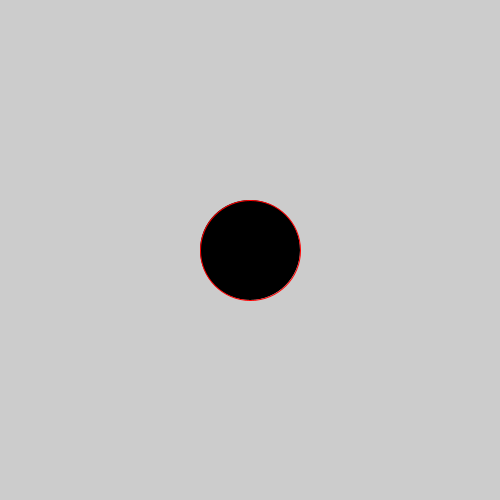
Frame 1 (no input)
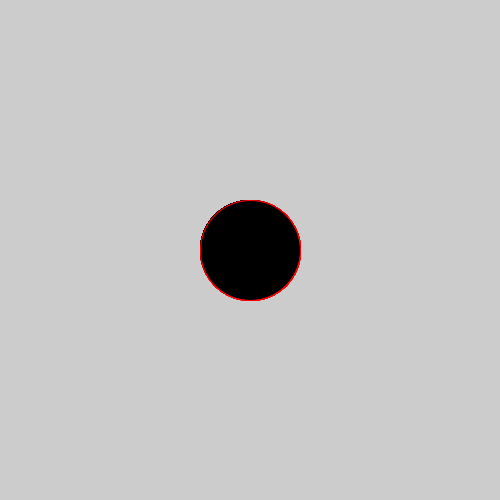
Frame 60 (the mouse pressed at the canvas centre just before this capture)
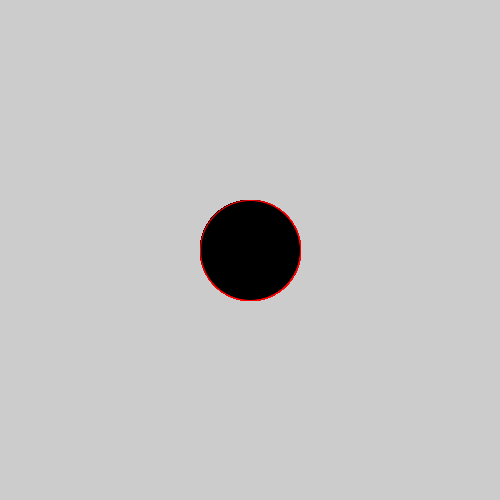
Frame 120 (the mouse held since frame 60 and released just before this capture)

The Processing sketch that drew these frames (run headless with seeded random() and noise(); from frame 60 on, the mouse is pressed at the canvas centre):

// Processing sketch: processing_62771
// ── processing_62771.pde

int rad = 0;
void setup()
{
  size(500,500);
  color(255,255,255);
}

void draw()
{
  fill(0,0,0);
  stroke(255,0,0);
  ellipse(250,250,100,100);
  fill(0,0,0);
}

void mousePressed()
{
  changeBackground(int(random(0,10)));
}

void changeBackground(int i)
{
  if (i == 0)
  {
   
    background(255,255,255);
    ellipse(290,250,100,100);
  }
  
  if (i == 1)
  {
    background(255,255,255);
      ellipse(210,250,100,100);
      ellipse(290,250,100,100);
  }
  
  if (i == 2)
  {
    background(255,255,255);
      ellipse(210,250,100,100);
      ellipse(290,250,100,100);
  }
  
  if (i == 3)
  {
    background(255,255,255);
     ellipse(210,250,100,100);
      ellipse(290,250,100,100);
      ellipse(170,250,100,100);
  }
  
  if (i == 4)
  {
    background(255,255,255);
     ellipse(210,250,100,100);
      ellipse(290,250,100,100);
      ellipse(170,250,100,100);
      ellipse(330,250,100,100);  }

 if (i == 5)
  {
    background(255,255,255);
     ellipse(210,250,100,100);
      ellipse(290,250,100,100);
      ellipse(170,250,100,100);
      ellipse(330,250,100,100);
  ellipse(130,250,100,100);
  }

if (i == 6)
  {
    background(255,255,255);
     ellipse(210,250,100,100);
      ellipse(290,250,100,100);
      ellipse(170,250,100,100);
      ellipse(330,250,100,100);
  ellipse(130,250,100,100);  
  ellipse(370,250,100,100);
}
 if (i == 7)
  {
    background(255,255,255);
     ellipse(210,250,100,100);
      ellipse(290,250,100,100);
      ellipse(170,250,100,100);
      ellipse(330,250,100,100);
  ellipse(130,250,100,100);  
  ellipse(370,250,100,100);
  ellipse(90,250,100,100);
}
if (i == 8)
  {
    background(255,255,255);
     ellipse(210,250,100,100);
      ellipse(290,250,100,100);
      ellipse(250,250,100,100);
      ellipse(170,250,100,100);
      ellipse(330,250,100,100);
  ellipse(130,250,100,100);  
  ellipse(370,250,100,100);
  ellipse(90,250,100,100);
  ellipse(410,250,100,100);
}
if (i == 9)
  {
    background(255,255,255);
     ellipse(210,250,100,100);
      ellipse(290,250,100,100);
      ellipse(170,250,100,100);
      ellipse(330,250,100,100);
  ellipse(130,250,100,100);  
  ellipse(370,250,100,100);
  ellipse(90,250,100,100);
  ellipse(410,250,100,100);
  ellipse(50,250,100,100);
}
if (i == 10)
  {
    background(255,255,255);
     ellipse(210,250,100,100);
      ellipse(290,250,100,100);
      ellipse(170,250,100,100);
      ellipse(330,250,100,100);
  ellipse(130,250,100,100);  
  ellipse(370,250,100,100);
  ellipse(90,250,100,100);
  ellipse(410,250,100,100);
  ellipse(50,250,100,100);
  ellipse(450,250,100,100);
}
}
